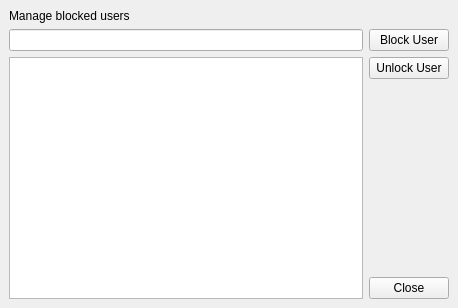
<ui version="4.0" >
 <author></author>
 <comment></comment>
 <exportmacro></exportmacro>
 <class>ManageBlockedUsersWidget</class>
 <widget class="QWidget" name="ManageBlockedUsersWidget" >
  <property name="geometry" >
   <rect>
    <x>0</x>
    <y>0</y>
    <width>458</width>
    <height>308</height>
   </rect>
  </property>
  <property name="windowTitle" >
   <string>Form</string>
  </property>
  <layout class="QGridLayout" >
   <property name="margin" >
    <number>9</number>
   </property>
   <property name="spacing" >
    <number>6</number>
   </property>
   <item row="1" column="1" >
    <layout class="QVBoxLayout" >
     <property name="margin" >
      <number>0</number>
     </property>
     <property name="spacing" >
      <number>6</number>
     </property>
     <item>
      <widget class="QPushButton" name="pushButton" >
       <property name="text" >
        <string>Block User</string>
       </property>
      </widget>
     </item>
     <item>
      <widget class="QPushButton" name="pushButton_2" >
       <property name="text" >
        <string>Unlock User</string>
       </property>
      </widget>
     </item>
     <item>
      <spacer>
       <property name="orientation" >
        <enum>Qt::Vertical</enum>
       </property>
       <property name="sizeHint" >
        <size>
         <width>20</width>
         <height>141</height>
        </size>
       </property>
      </spacer>
     </item>
     <item>
      <widget class="QPushButton" name="pushButton_3" >
       <property name="text" >
        <string>Close</string>
       </property>
      </widget>
     </item>
    </layout>
   </item>
   <item row="1" column="0" >
    <layout class="QGridLayout" >
     <property name="margin" >
      <number>0</number>
     </property>
     <property name="spacing" >
      <number>6</number>
     </property>
     <item row="1" column="0" >
      <widget class="QListView" name="listView" />
     </item>
     <item row="0" column="0" >
      <widget class="QLineEdit" name="lineEdit" />
     </item>
    </layout>
   </item>
   <item row="0" column="0" >
    <widget class="QLabel" name="label" >
     <property name="text" >
      <string>Manage blocked users</string>
     </property>
    </widget>
   </item>
  </layout>
 </widget>
 <pixmapfunction></pixmapfunction>
 <tabstops>
  <tabstop>lineEdit</tabstop>
  <tabstop>listView</tabstop>
  <tabstop>pushButton</tabstop>
  <tabstop>pushButton_2</tabstop>
  <tabstop>pushButton_3</tabstop>
 </tabstops>
 <resources/>
 <connections/>
</ui>
